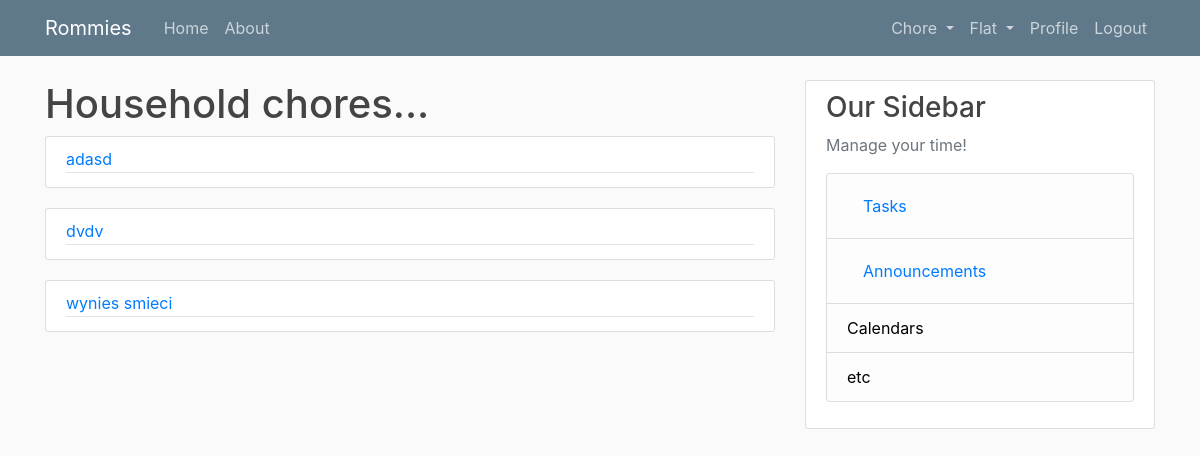
/chores_list/ (signed in), run on an earlier commit of the app's database.
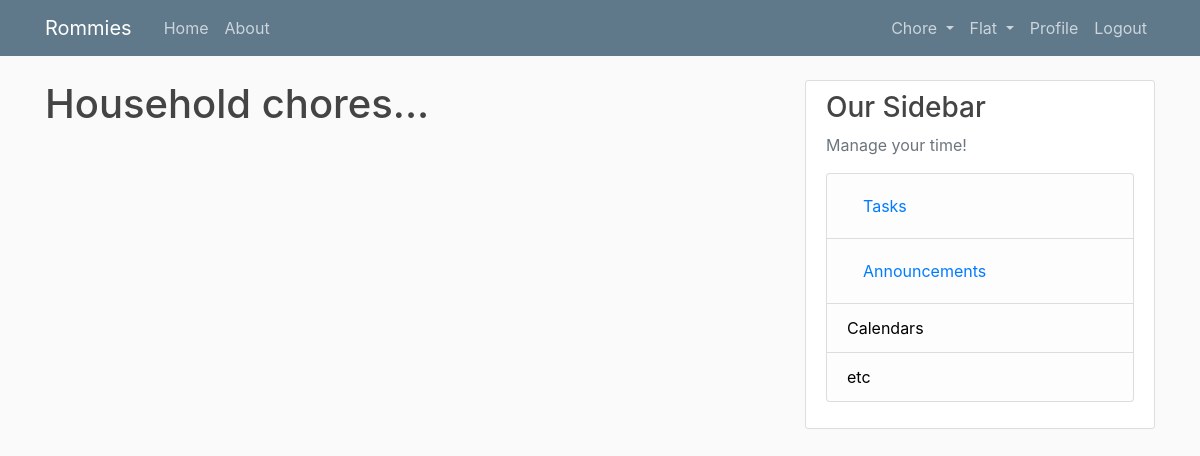
And on a later commit of the database.
### flat/models.py (models this page shows)
class Chore(models.Model):
    name = models.CharField(max_length=100)
    flat = models.ForeignKey(Flat, on_delete=models.CASCADE)
    period = models.PositiveIntegerField(default=1, validators=[validate_nonzero])
    last_made = models.DateTimeField(default=timezone.now)
    def __str__(self):
        return self.name

### flat/views.py (the view)
# urls.py: path('chores_list/', views.chores_list, name='chores-list'),
@login_required
def chores_list(request):
    if request.user.profile.active_flat is None:
        return redirect('new-flat')
    else:
        context = {
            'chores': request.user.profile.active_flat.chore_set.all()
        }
        return render(request, 'flat/chores_list.html', context)

### flat/templates/flat/chores_list.html
{% extends "flat/base.html" %}
{% block content %}
    <h1>Household chores...</h1>
    {% for chore in chores %}
        <article class="media content-section">
          <div class="media-body">
            <div class="article-metadata">
              <a class="mr-2" href="#">{{ chore }}</a>
            </div>
          </div>
        </article>
    {% endfor %}
{% endblock content %}

What changed in the data, as far as the page shows it:
removed Chore: name "adasd"
removed Chore: name "dvdv"
removed Chore: name "wynies smieci"
